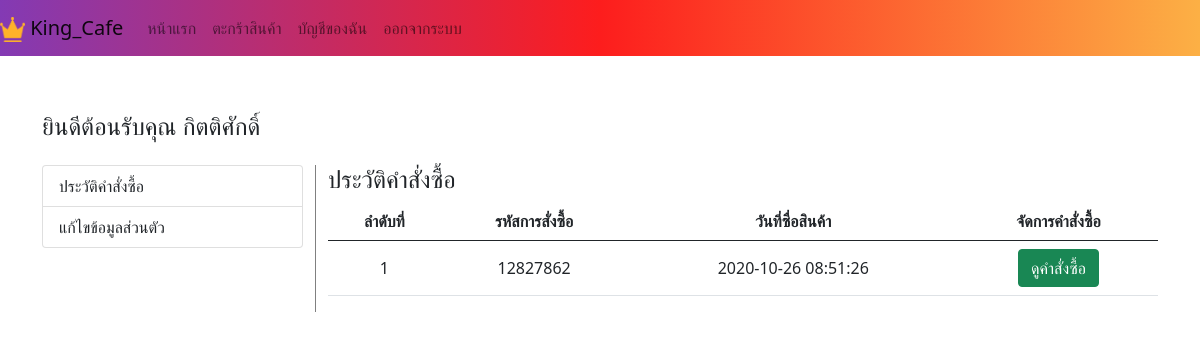
The app's page /user.php (signed in) with its own data.
### tables this page shows
CREATE TABLE `customer` (
  `c_id` int(11) NOT NULL,
  `fname` varchar(99) NOT NULL,
  `lname` varchar(88) NOT NULL,
  `username` varchar(99) NOT NULL,
  `password` varchar(99) NOT NULL
);

CREATE TABLE `sale` (
  `sale_id` int(11) NOT NULL,
  `c_id` int(11) NOT NULL,
  `e_id` int(11) NOT NULL,
  `datesave` timestamp NOT NULL DEFAULT current_timestamp() ON UPDATE current_timestamp()
);

### user.php (the view, shortened to what this page needs)
<?php
include 'admin/assets/php/connect.php';
$c_id = $_SESSION['c_id'];
$nsql = "select fname from customer where c_id = '$c_id'";
$nload = $con->query($nsql);
if($ndata = $nload->fetch_assoc()) $fname = $ndata['fname'];
?>
<html>
<head>
    <link rel="stylesheet" href="https://stackpath.bootstrapcdn.com/bootstrap/5.0.0-alpha2/css/bootstrap.min.css">
</head>
<body>
<?php require_once 'assets/navbar.php'?>
<div class="container" style="margin-top: 7.0rem!important;">
    <div class="row">
        <div class="mb-3 col-lg-12">
            <h4 >ยินดีต้อนรับคุณ <?php echo $fname ?></h4>
        </div>
        <div class="col-lg-3">
            <div class="list-group">
                <a href="user.php" class="list-group-item">ประวัติคำสั่งซื้อ</a>
                <a href="user_setting.php" class="list-group-item">แก้ไขข้อมูลส่วนตัว</a>
            </div>
        </div>
        <div class="col-lg-9" style="border-left: 1px solid gray">
            <h4>ประวัติคำสั่งซื้อ</h4>
            <table class="table table-hover">
                <thead>
                    <tr align="center">
                        <th>ลำดับที่</th>
                        <th>รหัสการสั่งซื้อ</th>
                        <th>วันที่ซื่อสินค้า</th>
                        <th>จัดการคำสั่งซื้อ</th>
                    </tr>
                </thead>
                <tbody>
                <?php
                    $sql = "select * from sale where c_id = '$c_id' order by datesave desc";
                    $load = $con->query($sql);
                    $i=1;
                    while($data = $load->fetch_assoc()):
                ?>
                        <tr align="center" valign="middle">
                            <td><?php echo $i; ?></td>
                            <td><?php echo $data['sale_id']; ?></td>
                            <td><?php echo $data['datesave'] ?></td>
                            <td><a href="view_order.php?sale_id=<?php echo $data['sale_id']?>" class="btn btn-success">ดูคำสั่งซื้อ</a></td>
                        </tr>
                <?php
                    $i++;
                endwhile;
                ?>
                </tbody>
            </table>
        </div>
    </div>
</div>
</body>
</html>

### records on screen
customer: fname "กิตติศักดิ์"
sale: sale_id "12827862", datesave "2020-10-26 08:51:26"
